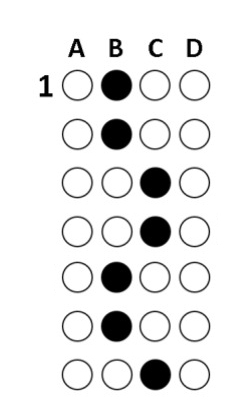
#> input picture fotos/cartao_01.jpg, 248 x 405 px
$ python 'circles copy.py'
#> lines starting #> are read from the running program, lines starting #| are printed output that depends on the picture; after the words box and inside, x2 and y2 are one past the last pixel; in counts of white or black regions, pixels touching at a corner belong together
import numpy as np
import cv2

path = 'fotos/cartao_01.jpg'

def rectContour(contours):

    rectCon = []
    max_area = 0
    for i in contours:
        area = cv2.contourArea(i)
        print("Area",area)
    # [8 lines of commented-out code are left out]

img = cv2.imread(path)
#> img is the input picture: shape (405, 248, 3); min 0, max 255, mean 233
imgContours = img.copy()
imgBiggestContours = img.copy()
imgGray = cv2.cvtColor(img, cv2.COLOR_BGR2GRAY)
imgBlur = cv2.GaussianBlur(imgGray,(5,5),1)
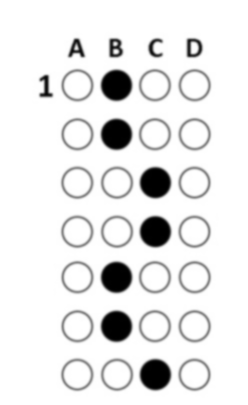
#> imgBlur: shape (405, 248); min 0, max 255, mean 233
imgCanny = cv2.Canny(imgBlur, 10, 50)
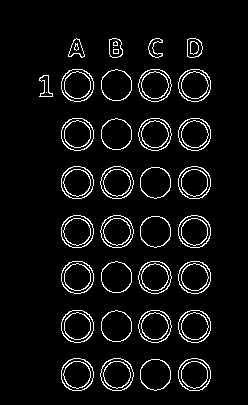
#> imgCanny: shape (405, 248); 5.7% white in thin lines or dots, all inside (x1, y1, x2, y2) = (39, 38, 211, 391)

countours, hierarchy = cv2.findContours(imgCanny,cv2.RETR_EXTERNAL,cv2.CHAIN_APPROX_NONE)
#> countours = 33 contours; largest, box (x1, y1, x2, y2) and area: (100, 358, 134, 391) 836, (138, 310, 172, 343) 836, (100, 166, 134, 199) 836, (138, 118, 172, 151) 836, (138, 261, 172, 294) 835
cv2.drawContours(imgContours, countours,-1,(0,255,0),2)
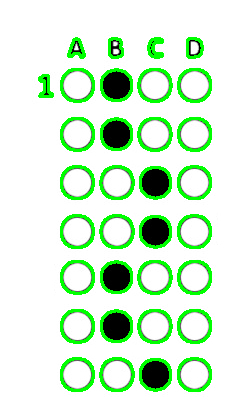
#> imgContours: shape (405, 248, 3); 10.67% of pixels changed, all inside (x1, y1, x2, y2) = (38, 37, 212, 392)

rectContour(countours)
#> the loop in rectContour, `for i in contours:` made 33 passes
#> area on passes 1 to 12: 752, 832, 836, 831.5, 832.5, 836, 752, 832, 831.5, 835, 752, 832
#| Area 752.0
#| Area 832.0
#| Area 836.0
#| Area 831.5
#| Area 832.5
#| Area 836.0
#| Area 752.0
#| Area 832.0
#> (further printed lines are left out)
#> (the run stopped early here; a loop or call above may not have finished)

$ run again, with fotos/cartao_00.jpg copied over fotos/cartao_01.jpg
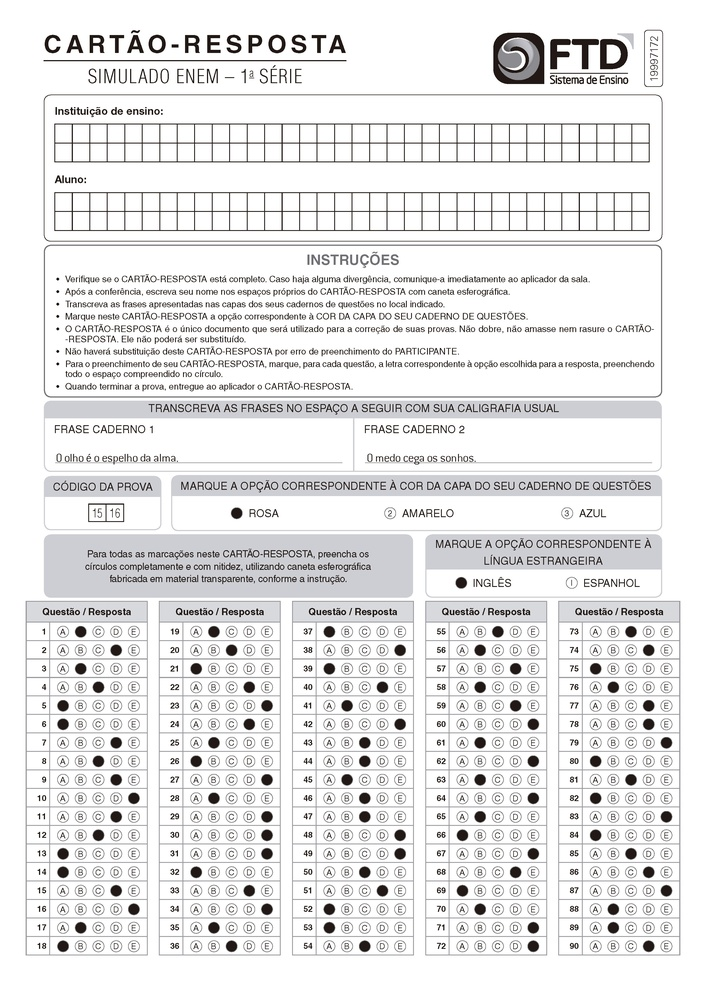
#> input picture fotos/cartao_00.jpg, 706 x 999 px, shrunk from 2480 x 3508 before the run
#> img is the input picture: shape (999, 706, 3); mean B, G, R 231.1, 230.9, 231.2
#> `imgCanny = cv2.Canny(imgBlur, 10, 50)`:
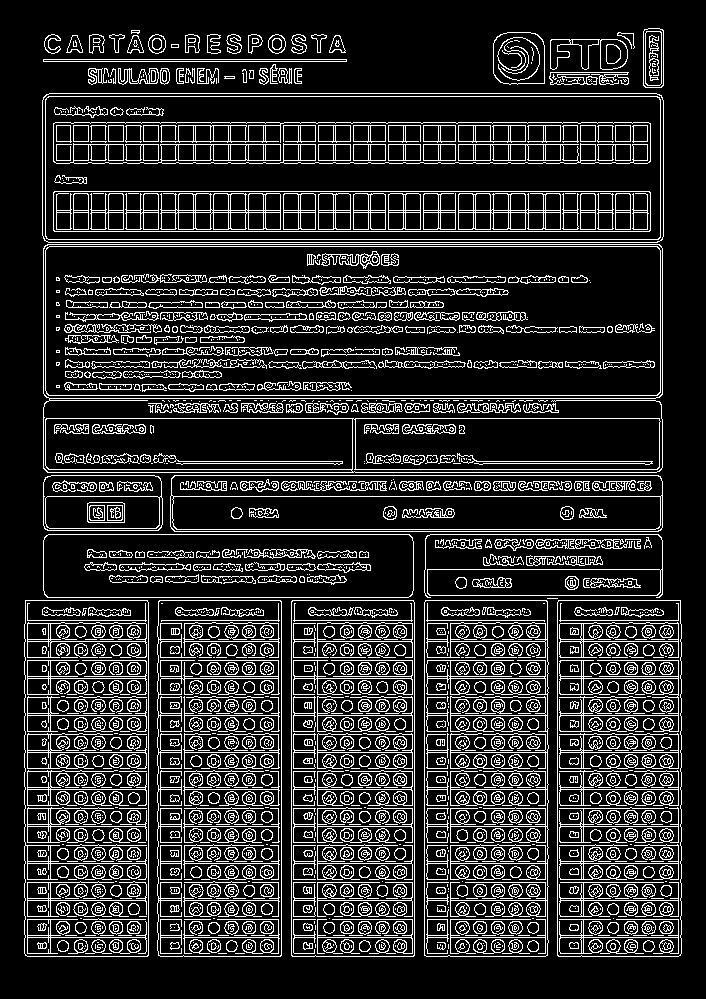
#> imgCanny: shape (999, 706); 16.8% white in thin lines or dots, all inside (x1, y1, x2, y2) = (24, 28, 682, 957)
#> countours = 158 contours, 100 with area under 20; largest, box (x1, y1, x2, y2) and area: (43, 244, 663, 473) 126464, (42, 93, 664, 243) 92468, (557, 600, 682, 957) 44054, (24, 600, 149, 957) 44054, (157, 600, 282, 957) 43985
#> `cv2.drawContours(imgContours, countours,-1,(0,255,0),2)`:
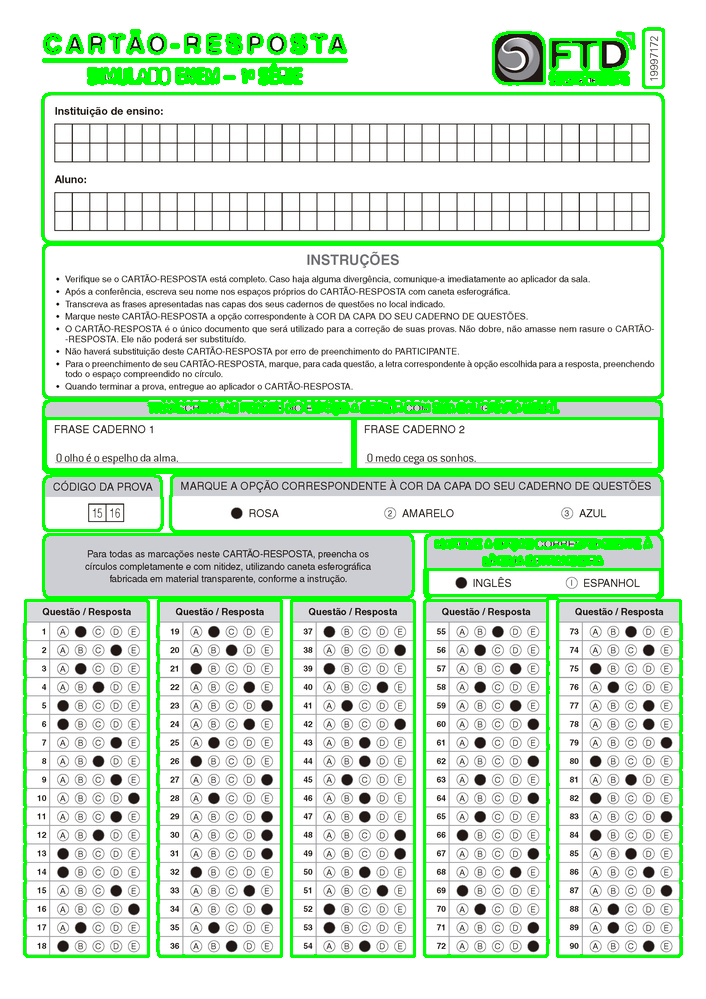
#> imgContours: shape (999, 706, 3); 8.36% of pixels changed, all inside (x1, y1, x2, y2) = (23, 27, 683, 958)
#> the loop in rectContour, `for i in contours:` made 158 passes
#> area on passes 1 to 3: 44053.5, 43808, 43784
#> (printed output is left out)

$ run again, with fotos/gabarito.jpg copied over fotos/cartao_01.jpg
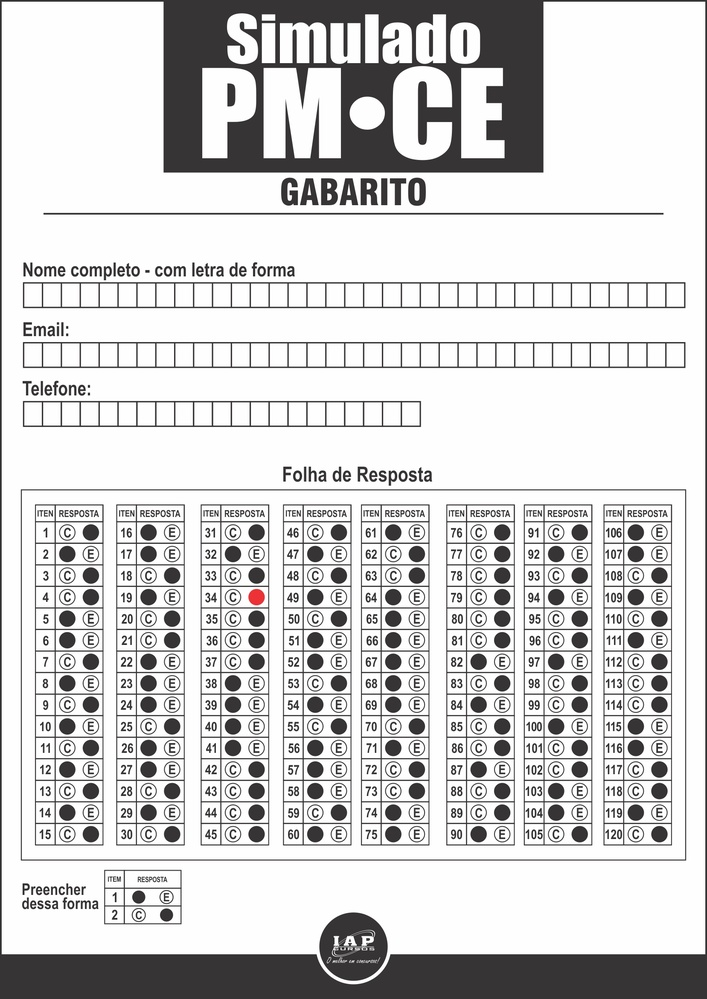
#> input picture fotos/gabarito.jpg, 707 x 999 px, shrunk from 1657 x 2342 before the run
#> img is the input picture: shape (999, 707, 3); mean B, G, R 208.8, 208.6, 209
#> `imgCanny = cv2.Canny(imgBlur, 10, 50)`:
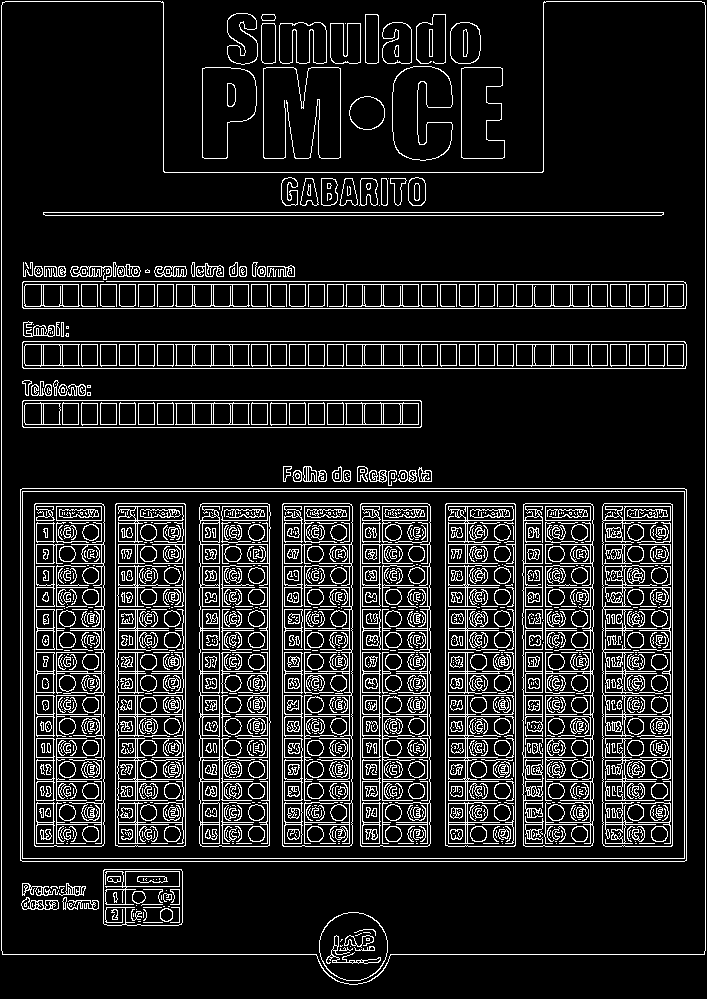
#> imgCanny: shape (999, 707); 12.7% white in thin lines or dots
#> countours = 17 contours, 3 with area under 20; largest, box (x1, y1, x2, y2) and area: (1, 1, 706, 985) 607576, (392, 66, 453, 161) 4109, (202, 67, 257, 159) 3684, (461, 67, 505, 159) 3153, (279, 22, 327, 64) 1591
#> `cv2.drawContours(imgContours, countours,-1,(0,255,0),2)`:
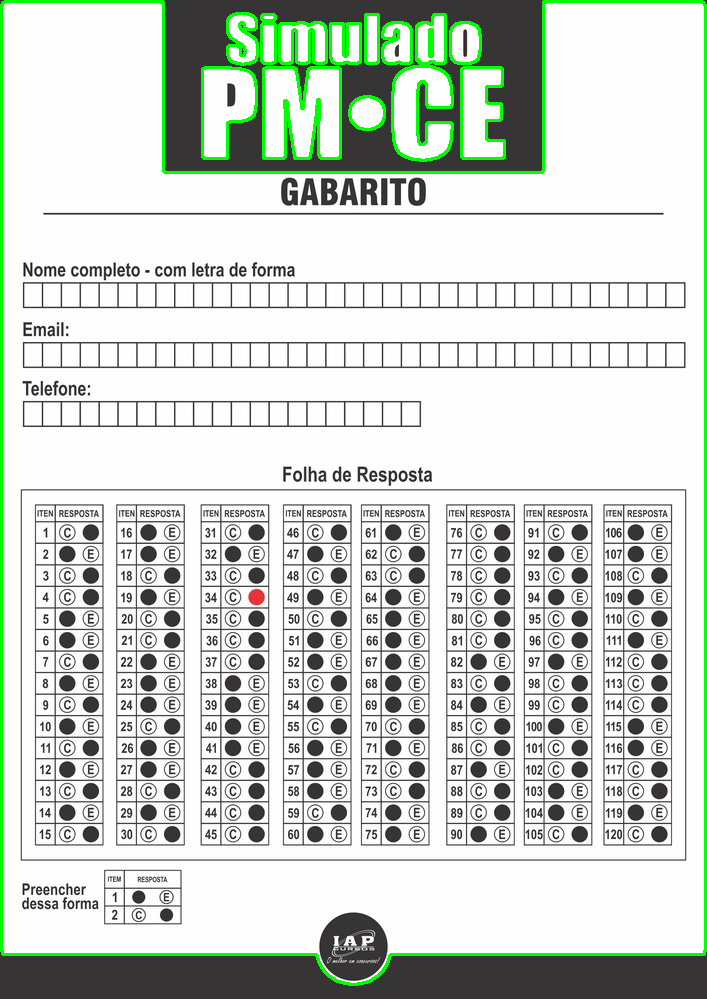
#> imgContours: shape (999, 707, 3); 3% of pixels changed, all inside (x1, y1, x2, y2) = (0, 0, 707, 986)
#> the loop in rectContour, `for i in contours:` made 17 passes
#> area on passes 1, 2, 4, 5, 6, 8, 9, 10: 925, 3153, 3684.5, 4109, 81, 1053.5, 550.5, 1102.5
#> (printed output is left out)
